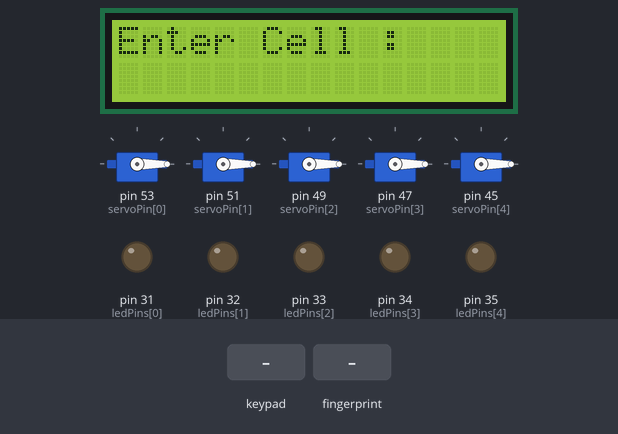
The sketch below on a simulated Arduino Mega 2560, built with avr-gcc and run on an emulated ATmega2560. Shown: 16×2 character LCD, 5 × servo, output pins drawn as LEDs (lit = HIGH). The inputs (shaded band) are chosen by the test bench. What the sketch prints to the serial monitor is not drawn.

Above: at 8.3 s.
8.4 s: keypad keys 5 4 3 2 * pressed 0.4 s apart
At 11.3 s:
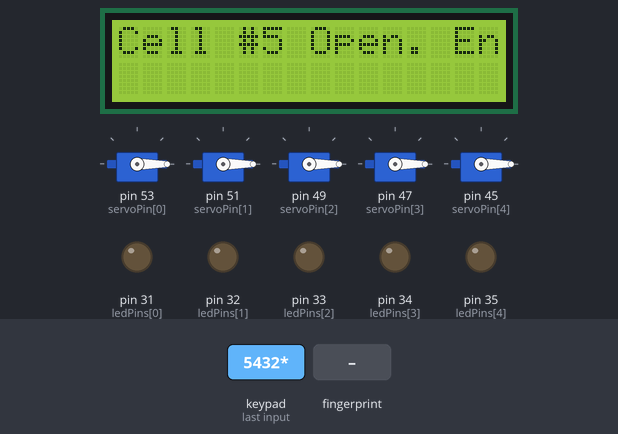
13.4 s: finger stored as number 1 placed on the sensor
At 16.0 s:
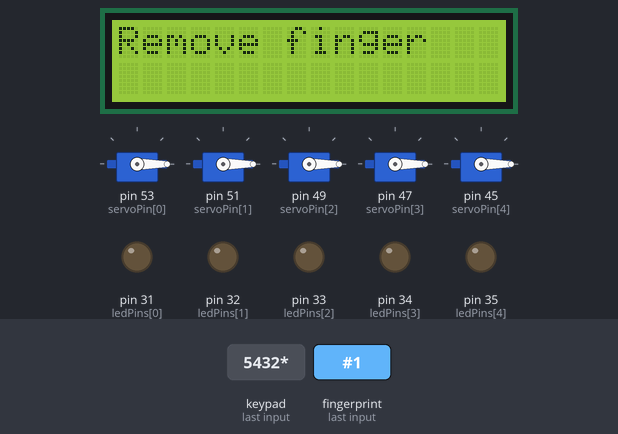
19.3 s: finger stored as number 1 placed on the sensor
At 21.8 s:
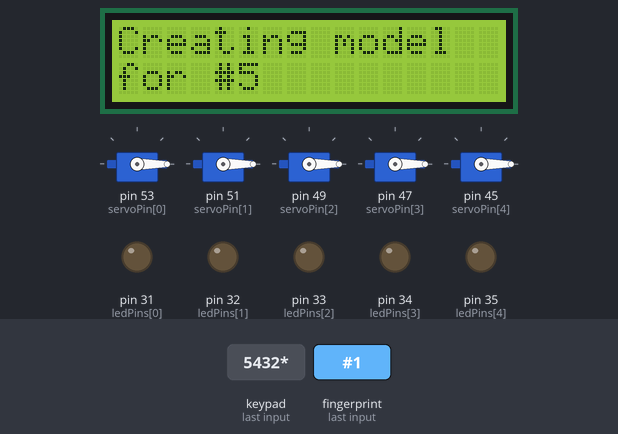
25.3 s: keypad keys 1 3 9 7 pressed 0.4 s apart
At 29.8 s:
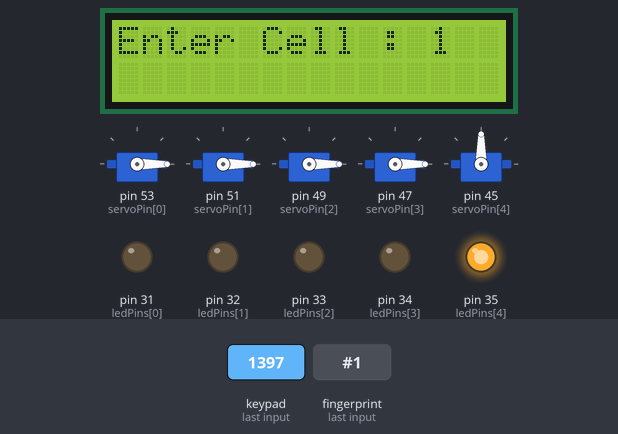
29.9 s: key '*' pressed
At 35.6 s:
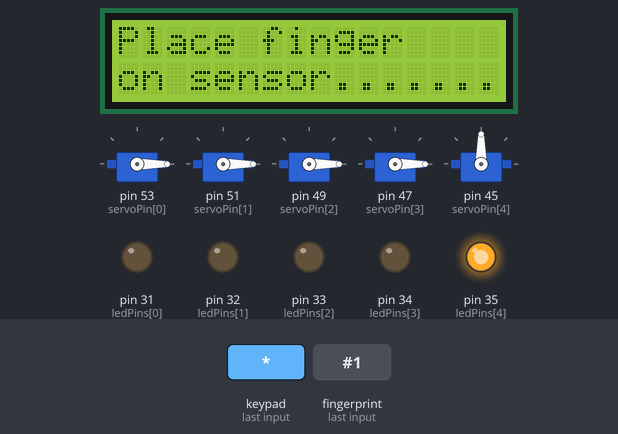
Timing chart, 0 to 37.1 s (numbered marks = the images above; inputs shaded):
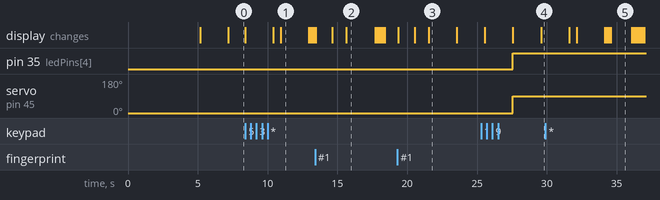

The sketch:

doorLockControl.ino
```cpp
#include <Keypad.h>
#include <Adafruit_Fingerprint.h>
#include <Servo.h>
#include <LiquidCrystal.h>


#define LCD_RS A0
#define LCD_EN A1
#define LCD_D4 A2
#define LCD_D5 A3
#define LCD_D6 A4
#define LCD_D7 A5


#if (defined(__AVR__) || defined(ESP8266)) && !defined(__AVR_ATmega2560__)
SoftwareSerial mySerial(18, 19);
#else
#define mySerial Serial1
#endif


Adafruit_Fingerprint finger0 = Adafruit_Fingerprint(&mySerial);
Adafruit_Fingerprint finger1 = Adafruit_Fingerprint(&mySerial);
Adafruit_Fingerprint finger2 = Adafruit_Fingerprint(&mySerial);
Adafruit_Fingerprint finger3 = Adafruit_Fingerprint(&mySerial);
Adafruit_Fingerprint finger4 = Adafruit_Fingerprint(&mySerial);


Servo cellServo[5];
LiquidCrystal lcd(LCD_RS, LCD_EN, LCD_D4, LCD_D5, LCD_D6, LCD_D7);


const byte ROW_NUM    = 4;
const byte COLUMN_NUM = 4;


char keys[ROW_NUM][COLUMN_NUM] = {
 {'1','2','3','A'},
 {'4','5','6','B'},
 {'7','8','9','C'},
 {'*','0','#','D'}
};


byte pin_rows[ROW_NUM] = {9, 8, 7, 6};
byte pin_column[COLUMN_NUM] = {5, 4, 3, 2};


Keypad keypad = Keypad(makeKeymap(keys), pin_rows, pin_column, ROW_NUM, COLUMN_NUM);
bool cellState[] = {false, false, false, false, false};
int servoMode[] = { 0,  0,  0, 0, 0};
int servoPin[] = {53, 51, 49, 47, 45};
const int ledPins[] = {31,32,33,34,35};


void setup() {
 Serial.begin(9600);
 lcd.begin(16, 2);
 lcd.clear();


 for (int i = 0; i < 5; i += 1) {
    cellServo[i].attach(servoPin[i]);
    cellServo[i].write(servoMode[i]);
    pinMode(ledPins[i], OUTPUT);
 }


 while (!Serial);
 delay(100);

 Serial.println("\n\nAdafruit Fingerprint sensor enrollment");
 finger0.begin(57600);
 finger1.begin(57600);
 finger2.begin(57600);
 finger3.begin(57600);
 finger4.begin(57600);


 if (finger1.verifyPassword()) {
   Serial.println("Found fingerprint sensor!");
 } else {
   Serial.println("Did not find fingerprint sensor :(");
   while (1) { delay(1); }
 }

Serial.println("Door Lock System");
 lcd.print("Door Lock System");
 delay(2000);  // Adding a delay to see the "Door Lock System" message
}


int readCellNumber(void) {
 int cellNumber = -1;
 while (cellNumber == -1) {
   char key = keypad.getKey();
   if (key >= '1' && key <= '5'){
     cellNumber = key - '1';
   }
 }
 return cellNumber;
}


bool readBackContinueState(){
  lcd.clear();
  lcd.setCursor(0, 0);
  lcd.println("Enter # to Back ");
  lcd.setCursor(0, 1);
  lcd.println("& * to Continue ");

 int state = -1;

 while (state == -1) {
   char key = keypad.getKey();
   if (key == '*'){
     state = 1;
   } else if ( key == '#'){
    state = 2;
   }
 }
 if(state==1) return true ;
 return false ;
}


void loop() {
 lcd.clear();
 lcd.print("Enter Cell : ");

 int cellNumber = readCellNumber();
 if (cellNumber < 0 && cellNumber > 4) {
   return;
 }

  lcd.print(cellNumber+1);
  delay(2000);

 if(readBackContinueState()){
   Adafruit_Fingerprint finger = finger0;


   switch (cellNumber) {
     case 1:
       finger = finger1;
       break;
     case 2:
       finger = finger2;
       break;
     case 3:
       finger = finger3;
       break;
     default:
       finger = finger4;
   }


    if (cellState[cellNumber] == false) {
     lcd.clear();
     lcd.print("Cell #");
     lcd.print(cellNumber+1);
     lcd.print(" Open. Enroll");
     delay(2000);


     while (!getFingerprintEnroll(finger, cellNumber));


    servoMode[cellNumber] = 90;
     cellServo[cellNumber].write(servoMode[cellNumber]);
     cellState[cellNumber] = true;
     digitalWrite(ledPins[cellNumber], HIGH);


     lcd.clear();
     lcd.print("Cell #");
     lcd.print(cellNumber+1);
     lcd.print(" Locked");

     delay(2000);
   } else {
     lcd.clear();
     lcd.print("Cell #");
     lcd.print(cellNumber+1);
     lcd.print(" Closed.");
     delay(2000);
     lcd.print("Waiting for valid");
     lcd.setCursor(0, 1);
     lcd.print("finger to Verify");
     delay(2000);


     if (getFingerprintID(finger)) {
       servoMode[cellNumber] = 0;
       cellServo[cellNumber].write(servoMode[cellNumber]);
       digitalWrite(ledPins[cellNumber], LOW);
       cellState[cellNumber] = false;

       lcd.clear();
       lcd.print("Successfully Opened");
       delay(2000);
     } else {
       lcd.clear();
       lcd.print("Not matched. Start Again");
       delay(2000);
     }
   }
 } else {
     return ;
 }
}


bool getFingerprintEnroll(Adafruit_Fingerprint finger, int id) {
 int p = -1;
  lcd.clear();
 lcd.print("Place finger");
 lcd.setCursor(0, 1);
 lcd.print("on sensor");
  while (p != FINGERPRINT_OK) {
   p = finger.getImage();
   if (p == FINGERPRINT_OK) {
     lcd.clear();
     lcd.print("Image taken");
     delay(1000);
     break;
   } else {
     lcd.print(".");
   }
 }


 p = finger.image2Tz(1);
 if (p == FINGERPRINT_OK) {
   lcd.clear();
   lcd.print("Image converted");
   delay(1000);
 } else {
   lcd.clear();
   lcd.print("Failed Image converted");
   delay(1000);
   return false;
 }


 lcd.clear();
 lcd.print("Remove finger");
 delay(2000);
 p = 0;
 while (p != FINGERPRINT_NOFINGER) {
   p = finger.getImage();
 }


 p = -1;
 lcd.clear();
 lcd.print("Place same finger");
 lcd.setCursor(0, 1);
 lcd.print("again");
 while (p != FINGERPRINT_OK) {
   p = finger.getImage();
   if (p == FINGERPRINT_OK) {
     lcd.clear();
     lcd.print("Image taken");
     delay(1000);
     break;
   } else {
     lcd.print(".");
   }
 }


 p = finger.image2Tz(2);
 if (p == FINGERPRINT_OK) {
   lcd.clear();
   lcd.print("Image 2 converted");
   delay(1000);
 } else {
   lcd.clear();
   lcd.print("Failed 2 Image converted");
   delay(1000);
   return false;
 }


 lcd.clear();
 lcd.print("Creating model");
 lcd.setCursor(0, 1);
 lcd.print("for #");
 lcd.print(id+1);
 delay(2000);


 p = finger.createModel();
 if (p == FINGERPRINT_OK) {
   lcd.clear();
   lcd.print("Prints matched!");
   delay(2000);
 } else {
   lcd.clear();
   lcd.print("Unknown error");
   delay(2000);
   return false;
 }


 p = finger.storeModel(id);
 if (p == FINGERPRINT_OK) {
   lcd.clear();
   lcd.print("Stored!");
   delay(2000);
 } else {
   lcd.clear();
   lcd.print("Unknown error");
   delay(2000);
   return false;
 }


 return true;
}


bool getFingerprintID(Adafruit_Fingerprint finger) {
 int p = -1;
 lcd.clear();
 lcd.print("Place finger");
 lcd.setCursor(0, 1);
 lcd.print("on sensor");


 while (p != FINGERPRINT_OK) {
   p = finger.getImage();
   if (p == FINGERPRINT_OK) {
     lcd.clear();
     lcd.print("Image taken");
     delay(1000);
     break;
   } else if (p == FINGERPRINT_NOFINGER) {
     lcd.print(".");
   } else {
     lcd.clear();
     lcd.print("Error");
   }
 }


 p = finger.image2Tz(1);
 switch (p) {
   case FINGERPRINT_OK:
     lcd.clear();
     lcd.print("Image converted");
     delay(1000);
     break;
   default:
     lcd.clear();
     lcd.print("Error");
     delay(1000);
     return false;
 }


 lcd.clear();
 lcd.print("Remove finger");
 delay(2000);


 p = finger.fingerSearch();


 if (p == FINGERPRINT_OK) {
   lcd.clear();
   lcd.print("Found a print match!");
   delay(1000);
 } else {
   lcd.clear();
   lcd.print("Did not find a match");
   delay(1000);
   return false;
 }


 lcd.clear();
 lcd.print("Found ID #");
 lcd.print(" with confidence of ");
 lcd.print(finger.confidence);
 delay(2000);


 uint16_t fingerID = finger.fingerID;
 p = finger.deleteModel(fingerID);
 if (p == FINGERPRINT_OK) {
   lcd.clear();
   lcd.print("Fingerprint deleted!");
   delay(2000);
 } else {
   lcd.clear();
   lcd.print("Failed to delete fingerprint");
   delay(2000);
 }


 return true;
}
```

Measured:
- after the input at 8.4 s, the display: first changes at once (image 1 shows a later state)
- after the input at 13.4 s, the display: first changes at once (image 2 shows a later state)
- after the input at 19.3 s, the display: first changes at once (image 3 shows a later state)
- after the input at 29.9 s, the display: first differs from a run without the input after 2.2 s (image 5 shows a later state)
- what the display in image 1 shows lasts 2.0 s, from 11.0 s to 13.0 s
- what the display in image 2 shows lasts 2.1 s, from 15.6 s to 17.7 s
